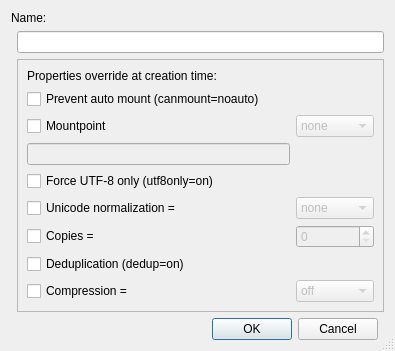
<?xml version="1.0" encoding="UTF-8"?>
<ui version="4.0">
 <class>DialogfsCreate</class>
 <widget class="QDialog" name="DialogfsCreate">
  <property name="geometry">
   <rect>
    <x>0</x>
    <y>0</y>
    <width>395</width>
    <height>336</height>
   </rect>
  </property>
  <property name="sizePolicy">
   <sizepolicy hsizetype="Preferred" vsizetype="Preferred">
    <horstretch>0</horstretch>
    <verstretch>0</verstretch>
   </sizepolicy>
  </property>
  <property name="minimumSize">
   <size>
    <width>395</width>
    <height>0</height>
   </size>
  </property>
  <property name="windowTitle">
   <string>New Filesystem</string>
  </property>
  <property name="windowIcon">
   <iconset resource="zmanagerres.qrc">
    <normaloff>:/icons/kexi.png</normaloff>:/icons/kexi.png</iconset>
  </property>
  <property name="sizeGripEnabled">
   <bool>true</bool>
  </property>
  <layout class="QGridLayout" name="gridLayout">
   <item row="15" column="1">
    <widget class="QDialogButtonBox" name="buttonBox">
     <property name="orientation">
      <enum>Qt::Horizontal</enum>
     </property>
     <property name="standardButtons">
      <set>QDialogButtonBox::Cancel|QDialogButtonBox::Ok</set>
     </property>
    </widget>
   </item>
   <item row="0" column="0" colspan="2">
    <widget class="QLabel" name="label">
     <property name="sizePolicy">
      <sizepolicy hsizetype="Preferred" vsizetype="Fixed">
       <horstretch>0</horstretch>
       <verstretch>0</verstretch>
      </sizepolicy>
     </property>
     <property name="text">
      <string>Name:</string>
     </property>
    </widget>
   </item>
   <item row="1" column="1" colspan="2">
    <widget class="QLineEdit" name="fsName"/>
   </item>
   <item row="2" column="1" colspan="2">
    <widget class="QFrame" name="frameProps">
     <property name="frameShape">
      <enum>QFrame::StyledPanel</enum>
     </property>
     <property name="frameShadow">
      <enum>QFrame::Raised</enum>
     </property>
     <layout class="QGridLayout" name="gridLayout_2">
      <item row="0" column="0">
       <widget class="QLabel" name="label_2">
        <property name="text">
         <string>Properties override at creation time:</string>
        </property>
       </widget>
      </item>
      <item row="6" column="1">
       <widget class="QSpinBox" name="spinCopies">
        <property name="enabled">
         <bool>false</bool>
        </property>
       </widget>
      </item>
      <item row="1" column="0">
       <widget class="QCheckBox" name="checkCanMount">
        <property name="text">
         <string>Prevent auto mount (canmount=noauto)</string>
        </property>
       </widget>
      </item>
      <item row="2" column="0">
       <widget class="QCheckBox" name="checkMountpt">
        <property name="text">
         <string>Mountpoint</string>
        </property>
       </widget>
      </item>
      <item row="3" column="0">
       <widget class="QLineEdit" name="mountPtEdit">
        <property name="enabled">
         <bool>false</bool>
        </property>
       </widget>
      </item>
      <item row="2" column="1">
       <widget class="QComboBox" name="comboMountpt">
        <property name="enabled">
         <bool>false</bool>
        </property>
        <item>
         <property name="text">
          <string>none</string>
         </property>
        </item>
        <item>
         <property name="text">
          <string>legacy</string>
         </property>
        </item>
        <item>
         <property name="text">
          <string>[path]</string>
         </property>
        </item>
       </widget>
      </item>
      <item row="4" column="0">
       <widget class="QCheckBox" name="checkUtf8Only">
        <property name="text">
         <string>Force UTF-8 only (utf8only=on)</string>
        </property>
       </widget>
      </item>
      <item row="5" column="0">
       <widget class="QCheckBox" name="checkNormalization">
        <property name="text">
         <string>Unicode normalization =</string>
        </property>
       </widget>
      </item>
      <item row="5" column="1">
       <widget class="QComboBox" name="comboNormalization">
        <property name="enabled">
         <bool>false</bool>
        </property>
        <item>
         <property name="text">
          <string>none</string>
         </property>
        </item>
        <item>
         <property name="text">
          <string>formD</string>
         </property>
        </item>
        <item>
         <property name="text">
          <string>formKCF</string>
         </property>
        </item>
       </widget>
      </item>
      <item row="6" column="0">
       <widget class="QCheckBox" name="checkCopies">
        <property name="text">
         <string>Copies =</string>
        </property>
       </widget>
      </item>
      <item row="7" column="0">
       <widget class="QCheckBox" name="checkDedup">
        <property name="text">
         <string>Deduplication (dedup=on)</string>
        </property>
       </widget>
      </item>
      <item row="8" column="0">
       <widget class="QCheckBox" name="checkCompression">
        <property name="text">
         <string>Compression =</string>
        </property>
       </widget>
      </item>
      <item row="8" column="1">
       <widget class="QComboBox" name="comboCompression">
        <property name="enabled">
         <bool>false</bool>
        </property>
        <item>
         <property name="text">
          <string>off</string>
         </property>
        </item>
        <item>
         <property name="text">
          <string>on</string>
         </property>
        </item>
        <item>
         <property name="text">
          <string>lzjb</string>
         </property>
        </item>
        <item>
         <property name="text">
          <string>zle</string>
         </property>
        </item>
        <item>
         <property name="text">
          <string>gzip</string>
         </property>
        </item>
        <item>
         <property name="text">
          <string>gzip-1</string>
         </property>
        </item>
        <item>
         <property name="text">
          <string>gzip-2</string>
         </property>
        </item>
        <item>
         <property name="text">
          <string>gzip-3</string>
         </property>
        </item>
        <item>
         <property name="text">
          <string>gzip-4</string>
         </property>
        </item>
        <item>
         <property name="text">
          <string>gzip-5</string>
         </property>
        </item>
        <item>
         <property name="text">
          <string>gzip-6</string>
         </property>
        </item>
        <item>
         <property name="text">
          <string>gzip-7</string>
         </property>
        </item>
        <item>
         <property name="text">
          <string>gzip-8</string>
         </property>
        </item>
        <item>
         <property name="text">
          <string>gzip-9</string>
         </property>
        </item>
       </widget>
      </item>
     </layout>
    </widget>
   </item>
   <item row="4" column="1">
    <spacer name="verticalSpacer">
     <property name="orientation">
      <enum>Qt::Vertical</enum>
     </property>
     <property name="sizeHint" stdset="0">
      <size>
       <width>20</width>
       <height>40</height>
      </size>
     </property>
    </spacer>
   </item>
  </layout>
 </widget>
 <resources>
  <include location="zmanagerres.qrc"/>
 </resources>
 <connections>
  <connection>
   <sender>buttonBox</sender>
   <signal>accepted()</signal>
   <receiver>DialogfsCreate</receiver>
   <slot>accept()</slot>
   <hints>
    <hint type="sourcelabel">
     <x>248</x>
     <y>254</y>
    </hint>
    <hint type="destinationlabel">
     <x>157</x>
     <y>274</y>
    </hint>
   </hints>
  </connection>
  <connection>
   <sender>buttonBox</sender>
   <signal>rejected()</signal>
   <receiver>DialogfsCreate</receiver>
   <slot>reject()</slot>
   <hints>
    <hint type="sourcelabel">
     <x>316</x>
     <y>260</y>
    </hint>
    <hint type="destinationlabel">
     <x>286</x>
     <y>274</y>
    </hint>
   </hints>
  </connection>
 </connections>
</ui>
